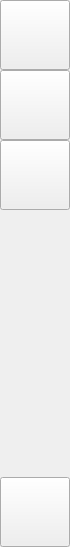
<?xml version="1.0" encoding="UTF-8"?>
<ui version="4.0">
 <class>LeftMenu</class>
 <widget class="QWidget" name="LeftMenu">
  <property name="geometry">
   <rect>
    <x>0</x>
    <y>0</y>
    <width>70</width>
    <height>547</height>
   </rect>
  </property>
  <property name="minimumSize">
   <size>
    <width>70</width>
    <height>0</height>
   </size>
  </property>
  <property name="maximumSize">
   <size>
    <width>70</width>
    <height>16777215</height>
   </size>
  </property>
  <property name="windowTitle">
   <string>Form</string>
  </property>
  <layout class="QVBoxLayout" name="verticalLayout_2">
   <property name="spacing">
    <number>0</number>
   </property>
   <property name="sizeConstraint">
    <enum>QLayout::SetNoConstraint</enum>
   </property>
   <property name="leftMargin">
    <number>0</number>
   </property>
   <property name="topMargin">
    <number>0</number>
   </property>
   <property name="rightMargin">
    <number>0</number>
   </property>
   <property name="bottomMargin">
    <number>0</number>
   </property>
   <item>
    <widget class="QWidget" name="MainWidget" native="true">
     <layout class="QVBoxLayout" name="verticalLayout_3">
      <property name="spacing">
       <number>0</number>
      </property>
      <property name="leftMargin">
       <number>0</number>
      </property>
      <property name="topMargin">
       <number>0</number>
      </property>
      <property name="rightMargin">
       <number>0</number>
      </property>
      <property name="bottomMargin">
       <number>0</number>
      </property>
      <item>
       <widget class="QPushButton" name="ContentsButton">
        <property name="minimumSize">
         <size>
          <width>70</width>
          <height>70</height>
         </size>
        </property>
        <property name="maximumSize">
         <size>
          <width>70</width>
          <height>70</height>
         </size>
        </property>
        <property name="text">
         <string notr="true"/>
        </property>
       </widget>
      </item>
      <item>
       <widget class="QPushButton" name="SettingsButton">
        <property name="minimumSize">
         <size>
          <width>70</width>
          <height>70</height>
         </size>
        </property>
        <property name="maximumSize">
         <size>
          <width>70</width>
          <height>70</height>
         </size>
        </property>
        <property name="text">
         <string notr="true"/>
        </property>
       </widget>
      </item>
      <item>
       <widget class="QPushButton" name="SearchButton">
        <property name="minimumSize">
         <size>
          <width>70</width>
          <height>70</height>
         </size>
        </property>
        <property name="maximumSize">
         <size>
          <width>70</width>
          <height>70</height>
         </size>
        </property>
        <property name="text">
         <string notr="true"/>
        </property>
       </widget>
      </item>
      <item>
       <spacer name="verticalSpacer">
        <property name="orientation">
         <enum>Qt::Vertical</enum>
        </property>
        <property name="sizeHint" stdset="0">
         <size>
          <width>20</width>
          <height>40</height>
         </size>
        </property>
       </spacer>
      </item>
      <item>
       <widget class="QPushButton" name="BackButton">
        <property name="minimumSize">
         <size>
          <width>70</width>
          <height>70</height>
         </size>
        </property>
        <property name="maximumSize">
         <size>
          <width>70</width>
          <height>70</height>
         </size>
        </property>
        <property name="text">
         <string notr="true"/>
        </property>
       </widget>
      </item>
     </layout>
    </widget>
   </item>
  </layout>
 </widget>
 <resources/>
 <connections/>
</ui>
